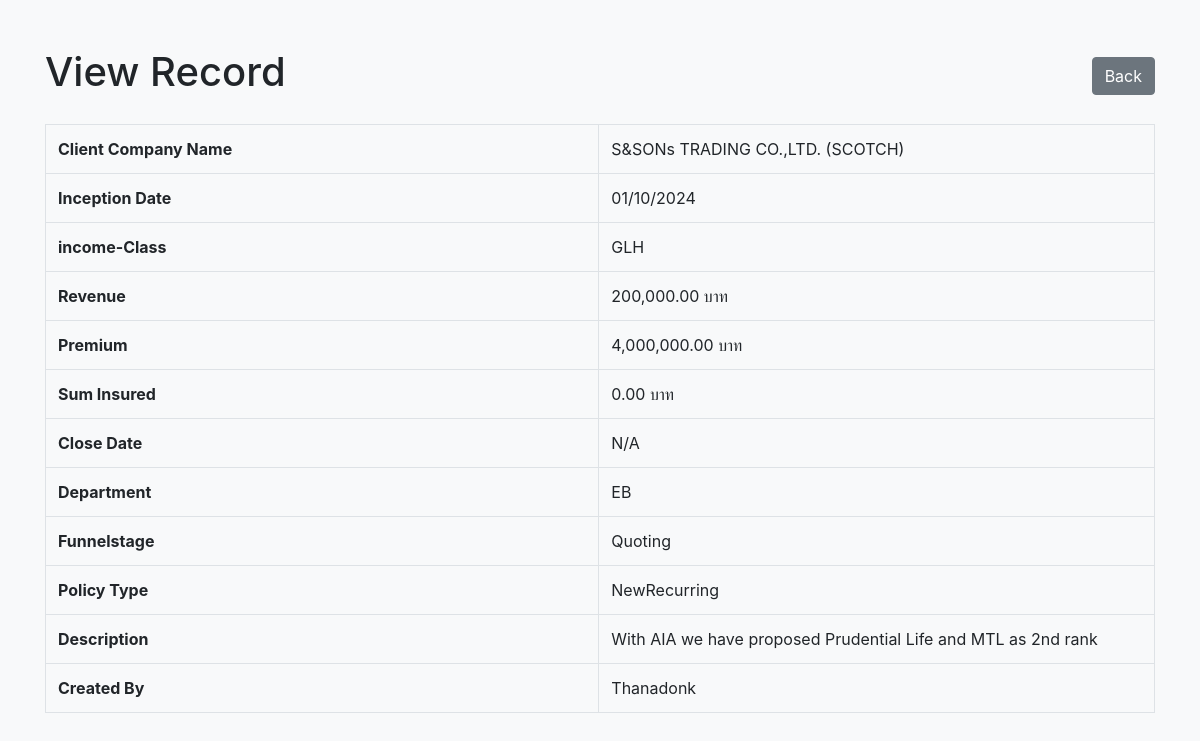
/view.php?id=129, run on the app's committed database.
### tables this page shows
CREATE TABLE `customers` (
  `id` int(11) NOT NULL,
  `name` varchar(255) NOT NULL,
  `inception_date` date NOT NULL,
  `class` varchar(255) DEFAULT NULL,
  `revenue` decimal(15,2) NOT NULL,
  `premium` decimal(15,2) NOT NULL,
  `close_date` date NOT NULL,
  `created_at` timestamp NOT NULL DEFAULT current_timestamp(),
  `department` varchar(50) DEFAULT NULL,
  `status` varchar(50) DEFAULT NULL,
  `description` text DEFAULT NULL,
  `created_by` varchar(255) DEFAULT NULL,
  `policy_type` varchar(50) DEFAULT NULL,
  `sum_insured` decimal(18,2) DEFAULT NULL,
  `client_group` varchar(255) DEFAULT NULL
);

### view.php (the view, shortened to what this page needs)
<?php
require 'db.php';
$id = $_GET['id'];
$sql = "SELECT * FROM customers WHERE id = :id";
$stmt = $conn->prepare($sql);
$stmt->bindParam(':id', $id);
$stmt->execute();
$customer = $stmt->fetch(PDO::FETCH_ASSOC);
function formatCurrency($number) {
    return number_format($number, 2, '.', ',') . ' บาท';
}
function formatDate($date) {
    if ($date === '0000-00-00' || $date === null) {
        return 'N/A';
    } else {
        return htmlspecialchars(date('d/m/Y', strtotime($date)));
    }
}
?>
<!DOCTYPE html>
<html>
<head>
    <link rel="stylesheet" href="https://stackpath.bootstrapcdn.com/bootstrap/4.5.2/css/bootstrap.min.css">
</head>
<body>
    <div class="container mt-5">
        <div class="header">
            <h1>View Record</h1>
            <div class="btn-container">
                <a href="index.php" class="btn btn-secondary">Back</a>
            </div>
        </div>
        <table class="table table-bordered">
            <tr>
                <th>Client Company Name</th>
                <td><?= htmlspecialchars($customer['name']) ?></td>
            </tr>
            <tr>
                <th>Inception Date</th>
                <td><?= formatDate($customer['inception_date']) ?></td>
            </tr>
            <tr>
                <th>income-Class</th>
                <td><?= htmlspecialchars($customer['class']) ?></td>
            </tr>
            <tr>
                <th>Revenue</th>
                <td><?= formatCurrency($customer['revenue']) ?></td>
            </tr>
            <tr>
                <th>Premium</th>
                <td><?= formatCurrency($customer['premium']) ?></td>
            </tr>
            <tr>
                <th>Sum Insured</th>
                <td><?= formatCurrency($customer['sum_insured']) ?></td>
            </tr>
            <tr>
                <th>Close Date</th>
                <td><?= formatDate($customer['close_date']) ?></td>
            </tr>
            <tr>
                <th>Department</th>
                <td><?= htmlspecialchars($customer['department']) ?></td>
            </tr>
            <tr>
                <th>Funnelstage</th>
                <td><?= htmlspecialchars($customer['status']) ?></td>
            </tr>
            <tr>
                <th>Policy Type</th>
                <td><?= htmlspecialchars($customer['policy_type']) ?></td>
            </tr>
            <tr>
                <th>Description</th>
                <td><?= htmlspecialchars($customer['description']) ?></td>
            </tr>
            <tr>
                <th>Created By</th>
                <td><?= htmlspecialchars($customer['created_by']) ?></td>
            </tr>
        </table>
    </div>
</body>
</html>

### view.php (style rules this page uses)
body { background-color: #f8f9fa; }
.table th, .table td { vertical-align: middle; word-wrap: break-word; max-width: 200px; }
.container { margin-top: 50px; }
.header { display: flex; justify-content: space-between; align-items: center; margin-bottom: 20px; }
.btn-container { display: flex; gap: 10px; }

### data on the page
customers: name "S&SONs TRADING CO.,LTD. (SCOTCH)", inception_date "01/10/2024", class "GLH", revenue "200,000.00 บาท", premium "4,000,000.00 บาท", sum_insured "0.00 บาท", close_date "N/A", department "EB", status "Quoting", policy_type "NewRecurring", description "With AIA we have proposed Prudential Life and MTL as 2nd rank", created_by "Thanadonk"
